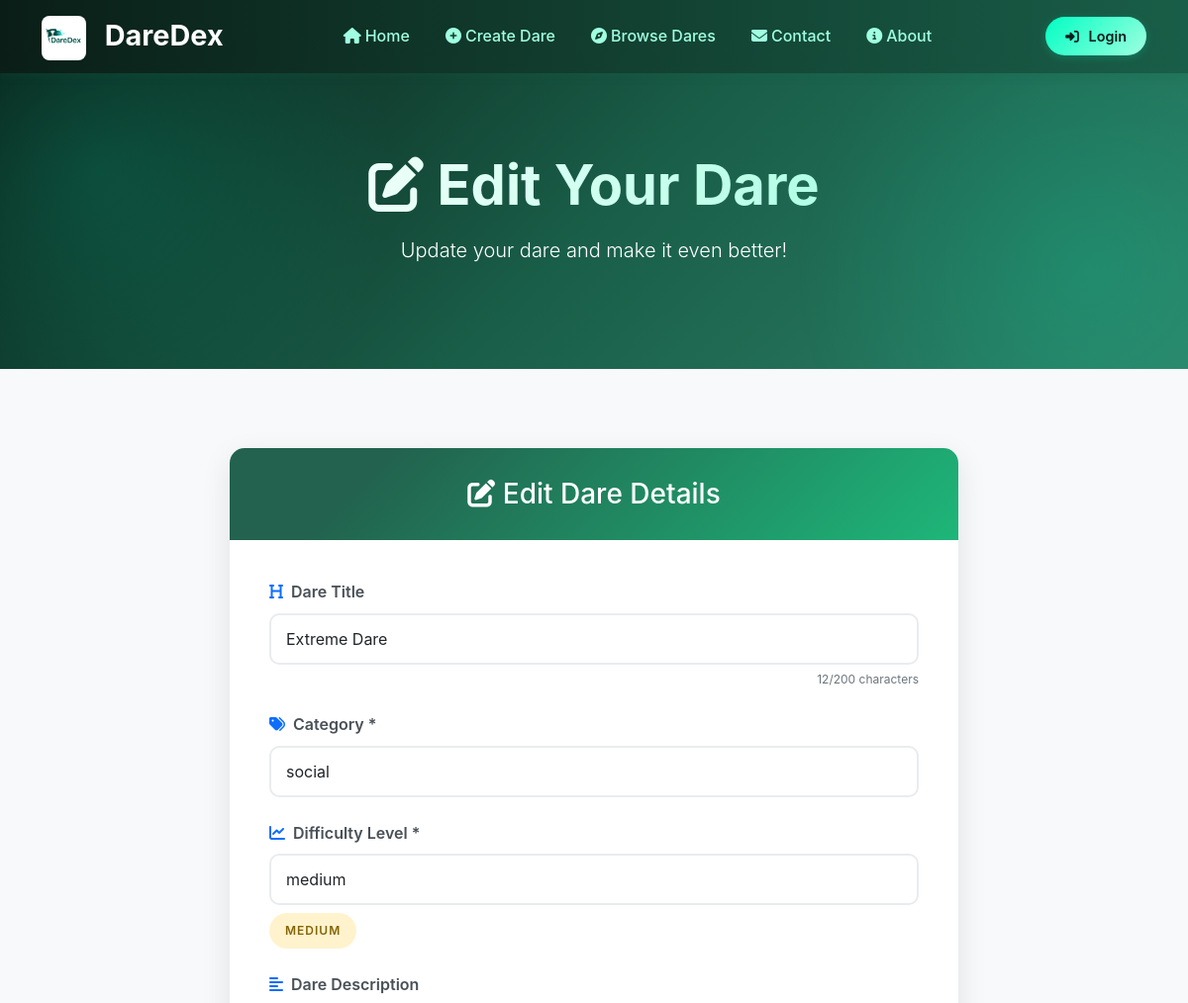
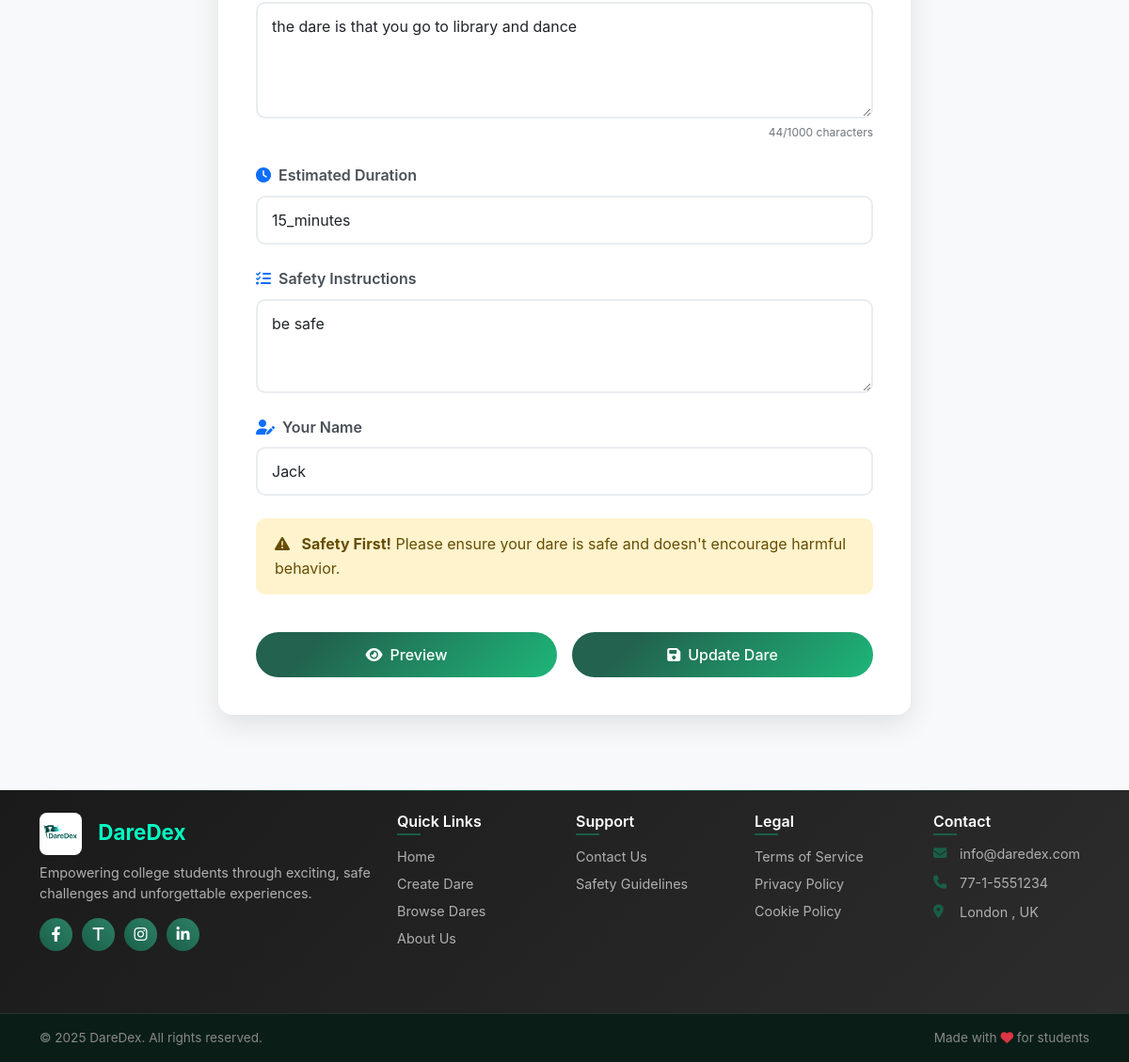
The page /edit-dare/9 on the database its author committed (2 pictures, top to bottom).
### home/models.py (models this page shows, shortened)
class Dareupload(models.Model):
    name = models.CharField(max_length=100)
    title = models.CharField(max_length=200)
    category = models.CharField(max_length=100)
    level = models.CharField(max_length=20)
    dare = models.TextField()
    duration = models.CharField(max_length=50, blank=True)
    safety = models.TextField(blank=True)
    created_at = models.DateTimeField(auto_now_add=True)

### home/views.py (the view, shortened to what this page needs)
# urls.py: path("edit-dare/<int:id>",views.edit_dare,name="edit_dare"),
def edit_dare(request,id):
    dare = Dareupload.objects.get(id=id)
    parameters = {
        "dare" : dare
    }
    return render(request,"edit_dare.html",parameters)

### templates/edit_dare.html (shortened to what this page needs)
{% extends 'base.html' %}
{% load static %}
{% block body %}
<section class="hero-section">
    <div class="container">
        <div class="row justify-content-center">
            <div class="col-lg-8 text-center">
                <h1 class="display-4 fw-bold mb-3">
                    <i class="fas fa-edit"></i> Edit Your Dare
                </h1>
                <p class="lead mb-4">
                    Update your dare and make it even better!
                </p>
            </div>
        </div>
    </div>
</section>
<section class="form-section">
    <div class="container">
        <div class="row justify-content-center">
            <div class="col-lg-8">
                <div class="card form-card">
                    <div class="form-header">
                        <h3 class="mb-0"><i class="fas fa-edit"></i> Edit Dare Details</h3>
                    </div>
                    <div class="form-body">
                        <form id="editDareForm" method="POST" enctype="multipart/form-data">
                            <div class="mb-4">
                                <label for="title" class="form-label">
                                    <i class="fas fa-heading text-primary me-2"></i>Dare Title
                                </label>
                                <input type="text" class="form-control" id="title" name="title" value="{{ dare.title }}"
                                    maxlength="200">
                                <div class="character-count">
                                    <span id="titleCount">{{ dare.title|length }}</span>/200 characters
                                </div>
                            </div>
                            <div class="mb-4">
                                <label for="category" class="form-label">
                                    <i class="fas fa-tags text-primary me-2"></i>Category *
                                </label>
                                <input type="text" class="form-control" id="category" name="category"
                                    value="{{ dare.category }}" required maxlength="100">
                            </div>
                            <div class="mb-4">
                                <label for="difficulty" class="form-label">
                                    <i class="fas fa-chart-line text-primary me-2"></i>Difficulty Level *
                                </label>
                                <input type="text" class="form-control" id="difficulty" name="level"
                                    value="{{ dare.level }}" required maxlength="50">
                                <div class="mt-2" id="difficultyPreview"></div>
                            </div>
                            <div class="mb-4">
                                <label for="description" class="form-label">
                                    <i class="fas fa-align-left text-primary me-2"></i>Dare Description
                                </label>
                                <textarea class="form-control" id="description" name="dare" rows="4"
                                    maxlength="1000">{{ dare.dare }}</textarea>
                                <div class="character-count">
                                    <span id="descriptionCount">{{ dare.dare|length }}</span>/1000 characters
                                </div>
                            </div>
                            <div class="mb-4">
                                <label for="duration" class="form-label">
                                    <i class="fas fa-clock text-primary me-2"></i>Estimated Duration
                                </label>
                                <input type="text" class="form-control" id="duration" name="duration" maxlength="100"
                                    value="{{ dare.duration }}">
                            </div>
                            <div class="mb-4">
                                <label for="safety_instructions" class="form-label">
                                    <i class="fas fa-list-check text-primary me-2"></i>Safety Instructions
                                </label>
                                <textarea class="form-control" id="safety_instructions" name="safety" rows="3"
                                    placeholder="List any safety instructions.">{{ dare.safety }}</textarea>
                            </div>
                            <div class="mb-4">
                                <label for="uploaderName" class="form-label">
                                    <i class="fas fa-user-edit text-primary me-2"></i>Your Name
                                </label>
                                <input type="text" class="form-control" id="uploaderName" name="name"
                                    value="{{ dare.name }}" placeholder="Enter your name">
                            </div>
                            <div class="mb-4">
                                <div class="alert alert-warning alert-custom" role="alert">
                                    <i class="fas fa-exclamation-triangle me-2"></i>
                                    <strong>Safety First!</strong> Please ensure your dare is safe and doesn't encourage
                                    harmful behavior.
                                </div>
                            </div>
                            <div class="row mt-4 g-3">
                                <div class="col-md-6">
                                    <button type="button" class="btn btn-custom w-100" onclick="previewDare()">
                                        <i class="fas fa-eye me-2"></i>Preview
                                    </button>
                                </div>
                                <div class="col-md-6">
                                    <button type="submit" class="btn btn-custom w-100" id="submitBtn">
                                        <i class="fas fa-save me-2"></i>Update Dare
                                    </button>
                                </div>
                            </div>
                        </form>
                    </div>
                </div>
            </div>
        </div>
    </div>
</section>
{% endblock %}

### templates/base.html (style rules this page uses)
:root { --primary-dark: #0a1e17; --primary-main: #195e48; --primary-light: #2d8066; --primary-lighter: #4a9d83; --accent-green: #00ffc3; --accent-soft: #a0ffe0; --neutral-dark: #1a1a1a; --neutral-medium: #2d2d2d; --neutral-light: #fafbfc; --neutral-white: #ffffff; --body-bg: #f8fafb; --card-bg: #ffffff; --section-bg: #f4f7f5; --text-primary: #2c3e50; --text-secondary: #6c7b7f; --text-muted: #8a9ba8; --text-light: #ffffff; --border-light: #e8f0ed; --shadow-light: rgba(25, 94, 72, 0.06); --shadow-medium: rgba(25, 94, 72, 0.12); }
body { background-color: var(--body-bg); color: var(--text-primary); font-family: 'Inter', 'Segoe UI', -apple-system, BlinkMacSystemFont, sans-serif; line-height: 1.6; font-weight: 400; }
.hero-section { position: relative; background: linear-gradient(135deg, var(--primary-dark) 0%, var(--primary-main) 50%, var(--primary-light) 100%); color: var(--neutral-white); padding: 120px 0; overflow: hidden; z-index: 1; }
.hero-section::before, .hero-section::after { content: ''; position: absolute; width: 600px; height: 600px; background: radial-gradient(circle, var(--accent-green) 0%, transparent 70%); border-radius: 50%; z-index: 0; animation: blobFloat 15s infinite ease-in-out; opacity: 0.15; }
.hero-section::before { top: -200px; left: -200px; }
.hero-section::after { bottom: -200px; right: -200px; animation-delay: 7s; }
.hero-section h1 { position: relative; z-index: 2; background: linear-gradient(90deg, var(--neutral-white), var(--accent-soft), var(--neutral-white)); background-size: 200% auto; color: transparent; background-clip: text; -webkit-background-clip: text; animation: shine 8s linear infinite; font-weight: 700; }
.btn-custom { background: linear-gradient(45deg, var(--primary-main), var(--primary-light)); border: none; color: var(--neutral-white); padding: 14px 32px; border-radius: 8px; font-weight: 600; transition: all 0.3s ease; position: relative; z-index: 2; }

### templates/edit_dare.html (style rules this page uses)
.hero-section { background: linear-gradient(135deg, rgb(10, 30, 23) 0%, rgb(25, 94, 72) 50%, rgb(45, 128, 102) 100%); color: white; padding: 80px 0; }
.form-section { background-color: #f8f9fa; padding: 80px 0; }
.form-card { border: none; border-radius: 15px; box-shadow: 0 10px 30px rgba(0, 0, 0, 0.1); overflow: hidden; }
.form-header { background: linear-gradient(135deg, rgb(34, 98, 78) 20%, #1eb679 100%); color: white; padding: 30px; text-align: center; }
.form-body { padding: 40px; }
.form-control, .form-select { border-radius: 10px; border: 2px solid #e9ecef; padding: 12px 15px; font-size: 16px; transition: all 0.3s ease; }
.form-label { font-weight: 600; color: #495057; margin-bottom: 8px; }
.btn-custom { background: linear-gradient(135deg, rgb(34, 98, 78) 20%, #1eb679 100%); border: none; color: white; padding: 12px 30px; border-radius: 25px; font-weight: 500; transition: all 0.3s ease; width: 100%; }
.character-count { font-size: 12px; color: #6c757d; text-align: right; margin-top: 5px; }
.alert-custom { border-radius: 10px; border: none; padding: 15px 20px; }

### rows shown on the page
Dareupload: title "Extreme Dare", title|length "12", category "social", level "medium", dare "the dare is that you go to library and dance", dare|length "44", duration "15_minutes", safety "be safe", name "Jack"
